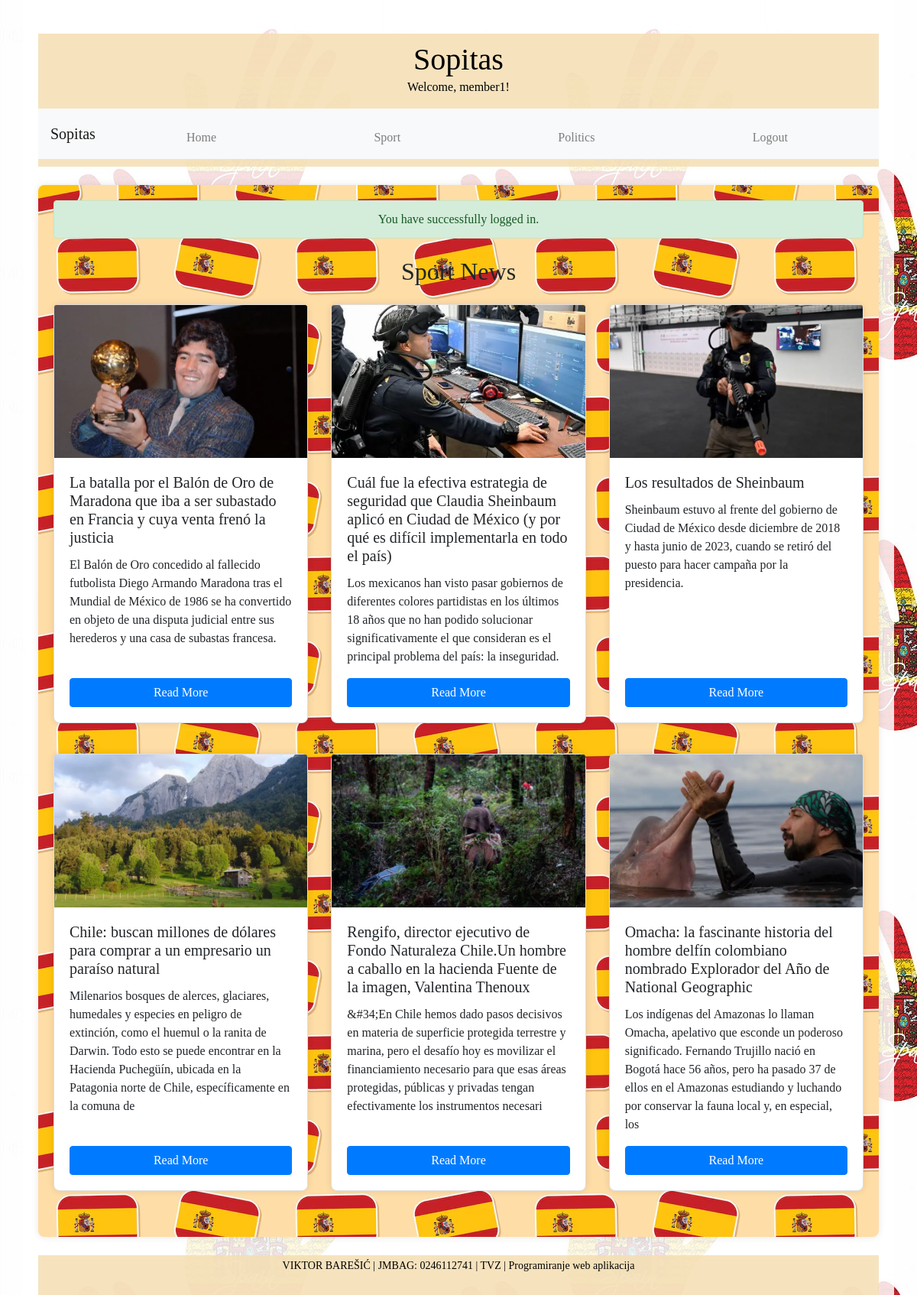
The page /sport.php (signed in) on the database its author committed.
### tables this page shows
CREATE TABLE `news` (
  `id` int(11) NOT NULL,
  `title` varchar(255) NOT NULL,
  `summary` varchar(255) NOT NULL,
  `image` varchar(255) NOT NULL,
  `category` varchar(50) NOT NULL,
  `content` text NOT NULL
);

### php/fetch_news.php (called while the page is built)
<?php
require 'config.php';
function fetch_news($category = null) {
    global $conn;
    $sql = "SELECT id, title, summary, image FROM news";
    if ($category) {
        $sql .= " WHERE category = ?";
    }
    $stmt = $conn->prepare($sql);
    if ($category) {
        $stmt->bind_param("s", $category);
    }
    $stmt->execute();
    $result = $stmt->get_result();
    $news = [];
    while ($row = $result->fetch_assoc()) {
        $news[] = $row;
    }
    return $news;
}
?>

### sport.php (the view, shortened to what this page needs)
<?php
require __DIR__ . '/php/fetch_news.php';
$news = fetch_news('sport');
?>
<!DOCTYPE html>
<html lang="en">
<head>
    <link rel="stylesheet" href="https://stackpath.bootstrapcdn.com/bootstrap/4.5.2/css/bootstrap.min.css">
    <link rel="stylesheet" href="css/style.css">
</head>
<body>
    <div class="container">
        <header class="my-4">
            <h1 class="text-center">Sopitas</h1>
            <?php if (isset($_SESSION['username'])): ?>
                <div class="welcome-message">Welcome, <?php echo htmlspecialchars($_SESSION['username']); ?>!</div>
            <?php endif; ?>
            <nav class="navbar navbar-expand-lg navbar-light bg-light w-100">
                <a class="navbar-brand" href="index.php">Sopitas</a>
                <div class="collapse navbar-collapse" id="navbarNav">
                    <ul class="navbar-nav">
                        <li class="nav-item"><a class="nav-link" href="index.php">Home</a></li>
                        <li class="nav-item"><a class="nav-link" href="sport.php">Sport</a></li>
                        <li class="nav-item"><a class="nav-link" href="politics.php">Politics</a></li>
                        <?php if (isset($_SESSION['username'])): ?>
                            <li class="nav-item"><a class="nav-link" href="logout.php">Logout</a></li>
                        <?php else: ?>
                            <li class="nav-item"><a class="nav-link" href="administration.php?action=login">Administration</a></li>
                        <?php endif; ?>
                    </ul>
                </div>
            </nav>
        </header>
        <main>
            <?php if (isset($_SESSION['login_success'])): ?>
                <div class="alert alert-success text-center">
                    <?php
                    echo htmlspecialchars($_SESSION['login_success']);
                    ?>
                </div>
            <?php endif; ?>
            <h2 class="my-4 text-center">Sport News</h2>
            <?php for ($i = 0; $i < count($news); $i += 3): ?>
                <div class="card-box row">
                    <?php for ($j = $i; $j < $i + 3 && $j < count($news); $j++): ?>
                        <div class="col-md-4 mb-4 d-flex align-items-stretch">
                            <div class="card">
                                <img src="images/<?php echo htmlspecialchars($news[$j]['image']); ?>" alt="<?php echo htmlspecialchars($news[$j]['title']); ?>" class="card-img-top">
                                <div class="card-body d-flex flex-column">
                                    <h5 class="card-title"><?php echo htmlspecialchars($news[$j]['title']); ?></h5>
                                    <p class="card-text"><?php echo htmlspecialchars($news[$j]['summary']); ?></p>
                                    <a href="article.php?id=<?php echo htmlspecialchars($news[$j]['id']); ?>" class="btn btn-primary mt-auto">Read More</a>
                                </div>
                            </div>
                        </div>
                    <?php endfor; ?>
                </div>
            <?php endfor; ?>
        </main>
        <footer class="text-center mt-4">
            <p>VIKTOR BAREŠIĆ | JMBAG: 0246112741 | TVZ | Programiranje web aplikacija</p>
        </footer>
    </div>
</body>
</html>

### css/style.css (style rules this page uses)
* { margin: 0; padding: 0; box-sizing: border-box; font-family: "Georgia", serif; }
html, body { height: 100%; }
body { background: url('../images/Pattern1.png') repeat; display: flex; justify-content: center; }
header { position: relative; background-color: rgba(245, 222, 179, 0.85); color: black; padding: 10px 0; text-align: center; width: 100%; }
header h1 { margin: 0; color: black; }
nav ul { list-style-type: none; padding: 0; margin: 10px 0; display: flex; justify-content: center; }
nav ul li { margin: 0 10px; }
nav ul li a { color: #fff; text-decoration: none; padding: 10px 15px; display: block; }
.container { background-color: rgba(255, 255, 255, 0.85); flex: 1; display: flex; flex-direction: column; padding: 20px; box-sizing: border-box; }
main { flex: 1; padding: 20px; background: url('../images/Patterns.png') repeat; background-color: rgba(255, 255, 255, 0.85); box-shadow: 0 0 10px rgba(0, 0, 0, 0.1); border-radius: 8px; }
footer { background-color: rgba(245, 222, 179, 0.85); color: black; text-align: center; padding: 3px 0 12px; margin-top: auto; width: 100%; font-size: 14px; }
.card { background-color: #fff; box-shadow: 0 0 10px rgba(0, 0, 0, 0.1); border-radius: 8px; }

### sport.php (style rules this page uses)
.card-img-top { height: 200px; object-fit: cover; }
.card-body { display: flex; flex-direction: column; }
.card-title { flex: 0 1 auto; }
.card-text { flex: 1 1 auto; }
.btn-primary { margin-top: auto; }
.card-box { display: flex; flex-wrap: wrap; margin-bottom: 1rem; }
.navbar-nav { flex: 1; display: flex; justify-content: space-around; }
.welcome-message { text-align: center; margin-bottom: 1rem; }

### rows shown on the page
news: image (picture), title "La batalla por el Balón de Oro de Maradona que iba a ser subastado en Francia y cuya venta frenó la justicia", summary "El Balón de Oro concedido al fallecido futbolista Diego Armando Maradona tras el Mundial de México de 1986 se ha convertido en objeto de una disputa judicial entre sus herederos y una casa de subastas francesa."
news: image (picture), title "Cuál fue la efectiva estrategia de seguridad que Claudia Sheinbaum aplicó en Ciudad de México (y por qué es difícil implementarla en todo el país)", summary "Los mexicanos han visto pasar gobiernos de diferentes colores partidistas en los últimos 18 años que no han podido solucionar significativamente el que consideran es el principal problema del país: la inseguridad."
news: image (picture), title "Los resultados de Sheinbaum", summary "Sheinbaum estuvo al frente del gobierno de Ciudad de México desde diciembre de 2018 y hasta junio de 2023, cuando se retiró del puesto para hacer campaña por la presidencia."
news: image (picture), title "Chile: buscan millones de dólares para comprar a un empresario un paraíso natural", summary "Milenarios bosques de alerces, glaciares, humedales y especies en peligro de extinción, como el huemul o la ranita de Darwin. Todo esto se puede encontrar en la Hacienda Puchegüín, ubicada en la Patagonia norte de Chile, específicamente en la comuna de"
news: image (picture), title "Rengifo, director ejecutivo de Fondo Naturaleza Chile.Un hombre a caballo en la hacienda Fuente de la imagen, Valentina Thenoux", summary "&#34;En Chile hemos dado pasos decisivos en materia de superficie protegida terrestre y marina, pero el desafío hoy es movilizar el financiamiento necesario para que esas áreas protegidas, públicas y privadas tengan efectivamente los instrumentos necesari"
news: image (picture), title "Omacha: la fascinante historia del hombre delfín colombiano nombrado Explorador del Año de National Geographic", summary "Los indígenas del Amazonas lo llaman Omacha, apelativo que esconde un poderoso significado. Fernando Trujillo nació en Bogotá hace 56 años, pero ha pasado 37 de ellos en el Amazonas estudiando y luchando por conservar la fauna local y, en especial, los"

### other values the page prints
$_SESSION['username'] "member1"
$_SESSION['login_success'] "You have successfully logged in."
